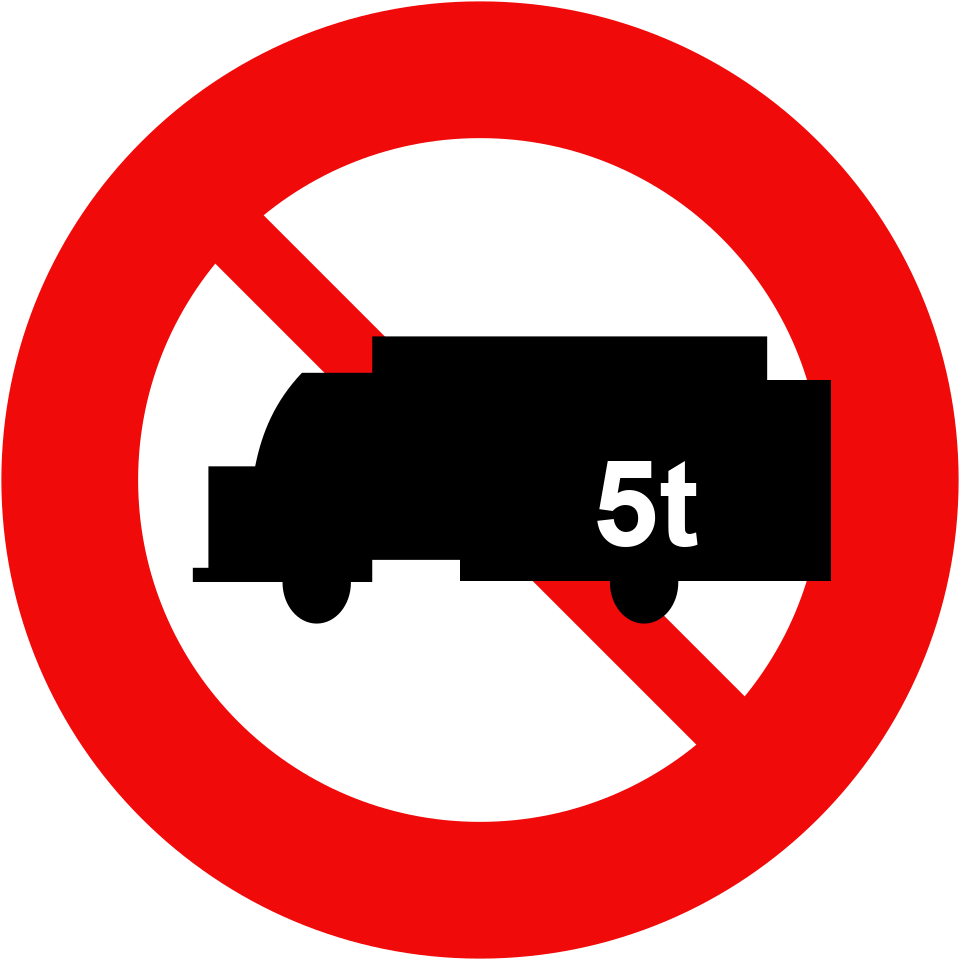
#> input picture data_test/Biển cấm/P.106b_5/1.png, 960 x 960 px, found by its file name
$ python augment.py
#> lines starting #> are read from the running program, lines starting #| are printed output that depends on the picture
"""
Data Augmentation — sinh 18 biến thể cho mỗi biển báo.
Chạy: python backend/augment.py
"""

import os
import sys

import cv2
import numpy as np
import pandas as pd
from PIL import Image, ImageEnhance, ImageFilter

sys.stdout.reconfigure(encoding="utf-8")

BASE_DIR = os.path.dirname(os.path.dirname(os.path.abspath(__file__)))
DATA_DIR = os.path.join(BASE_DIR, "data")
DATASET_DIR = os.path.join(BASE_DIR, "dataset_aug")
METADATA_PATH = os.path.join(DATA_DIR, "metadata.csv")

GROUP_FOLDERS = {
    "Biển cấm": "cấm",
    "Biển nguy hiểm": "nguy hiểm",
    "Biển hiệu lệnh": "hiệu lệnh",
    "Biển chỉ dẫn": "chỉ dẫn",
    "Biển phụ": "biển phụ",
}

ROTATION_ANGLES = [10, -10, 20, -20, 30, -30, 45, -45]
PERSPECTIVE_OFFSETS = [(15, 10), (10, 15)]
SHEAR_ANGLES = [(5, "shear_5deg"), (-5, "shear_m5deg")]


def _save_if_new(path, image):
    if not os.path.exists(path):
        image.save(path)


def augment_image(img_path, save_dir):
#> called with img_path = 'dataset_aug/Biển cấm/P.106b_5/1.png', save_dir = 'dataset_aug/Biển cấm/P.106b_5'
    try:
        img = Image.open(img_path).convert("RGB")
#> img is the input picture: PIL image 960x960 RGB; mean R, G, B 211.3, 118, 118
    except Exception:
        return []

    base = os.path.splitext(os.path.basename(img_path))[0]
    w, h = img.size
#> w = 960; h = 960
    img_cv = cv2.cvtColor(np.array(img), cv2.COLOR_RGB2BGR)
    files = []

    def add(name, image):
        _save_if_new(os.path.join(save_dir, name), image)
        files.append(name)

    add(f"{base}_original.png", img.copy())
    add(f"{base}_blur.png", img.filter(ImageFilter.GaussianBlur(radius=2)))
    add(f"{base}_bright.png", ImageEnhance.Brightness(img).enhance(1.5))
    add(f"{base}_dark.png", ImageEnhance.Brightness(img).enhance(0.5))
#> call 4 of _save_if_new, with path = 'dataset_aug/Biển cấm/P.106b_5/1_dark.png'
#> in _save_if_new (call 4), `image.save(path)`:
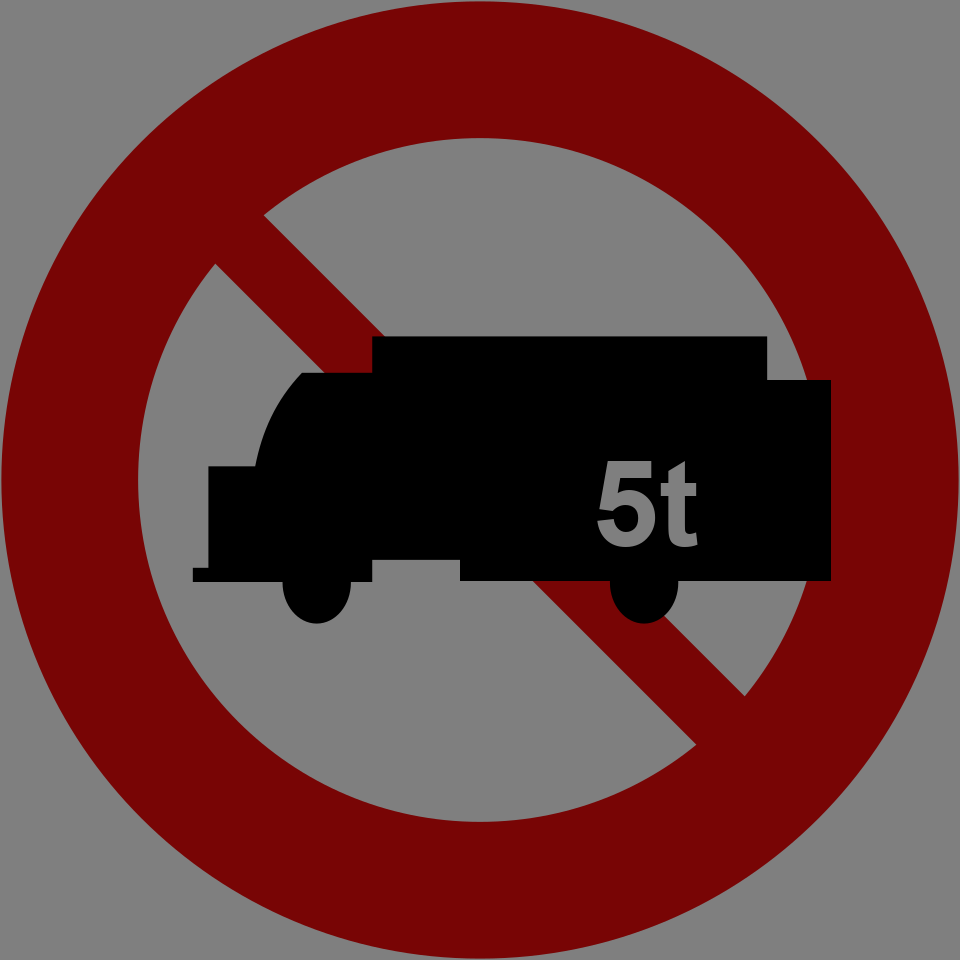
#> saved as 1_dark.png: PIL image 960x960 RGB; mean R, G, B 105.4, 58.8, 58.8

    for angle in ROTATION_ANGLES:
        name = f"{base}_rot{angle}.png"
        path = os.path.join(save_dir, name)
        if not os.path.exists(path):
            img.rotate(angle, expand=True, fillcolor=(255, 255, 255), resample=Image.BICUBIC).save(path)
        files.append(name)
#> this loop made 8 passes
#> pass 2, in augment_image, `img.rotate(angle, expand=True, fillcolor=(255, 255, 255), resample=Ima..`:
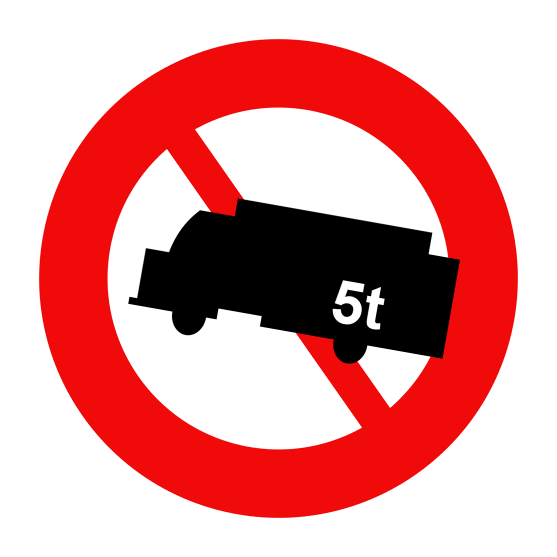
#> saved as 1_rot-10.png: PIL image 1114x1114 RGB (shown at 1/2 size); mean R, G, B 222.5, 153.2, 153.2
#> after the loop, files = ['1_original.png', '1_blur.png', '1_bright.png', '1_dark.png', '1_rot10.png', '1_rot-10.png', '1_rot20.png', '1_rot-20.png', '1_rot30.png', '1_rot-30.png', '1_rot45.png', '1_rot-45.png']

    for i, (dx, dy) in enumerate(PERSPECTIVE_OFFSETS, 1):
        name = f"{base}_persp{i}.png"
        path = os.path.join(save_dir, name)
        if not os.path.exists(path):
            pts1 = np.float32([[0, 0], [w, 0], [0, h], [w, h]])
            pts2 = np.float32([[dx, dy], [w - dx, 0], [0, h - dy], [w, h]])
            M = cv2.getPerspectiveTransform(pts1, pts2)
            warped = cv2.warpPerspective(img_cv, M, (w, h), borderValue=(255, 255, 255))
            cv2.imwrite(path, warped)
        files.append(name)
#> this loop made 2 passes
#> pass 1, in augment_image, `warped = cv2.warpPerspective(img_cv, M, (w, h), borderValue=(255, 255,..`:
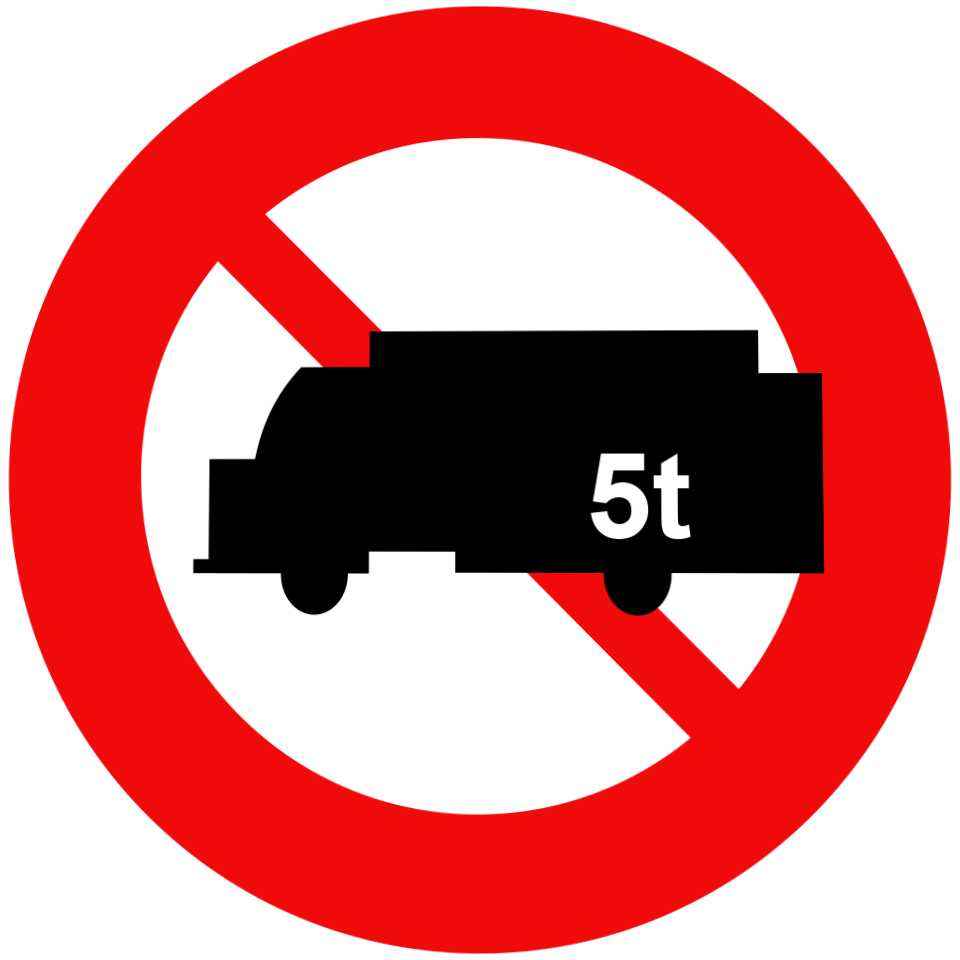
#> warped: shape (960, 960, 3); mean B, G, R 121.5, 121.5, 212.4
#> after the loop, files = ['1_original.png', '1_blur.png', '1_bright.png', '1_dark.png', '1_rot10.png', '1_rot-10.png', '1_rot20.png', '1_rot-20.png', '1_rot30.png', '1_rot-30.png', '1_rot45.png', '1_rot-45.png', '1_persp1.png', '1_persp2.png']

    for angle_deg, suffix in SHEAR_ANGLES:
        name = f"{base}_{suffix}.png"
        path = os.path.join(save_dir, name)
        if not os.path.exists(path):
            shear = np.tan(np.radians(angle_deg))
            M = np.float32([[1, shear, 0], [0, 1, 0]])
            new_w = int(w + abs(shear) * h)
            sheared = cv2.warpAffine(img_cv, M, (new_w, h), borderValue=(255, 255, 255))
            Image.fromarray(cv2.cvtColor(sheared, cv2.COLOR_BGR2RGB)).save(path)
        files.append(name)
#> this loop made 2 passes
#> pass 1, in augment_image, `sheared = cv2.warpAffine(img_cv, M, (new_w, h), borderValue=(255, 255,..`:
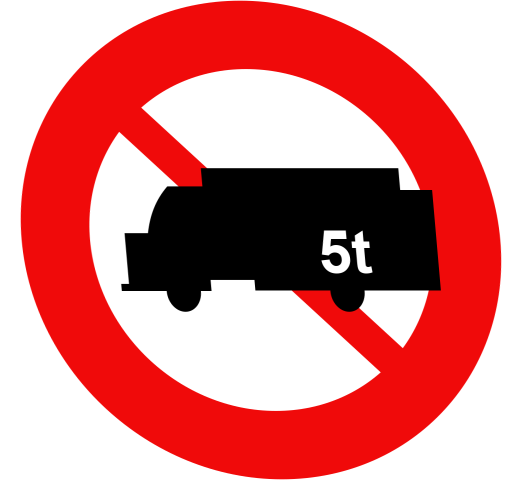
#> sheared: shape (960, 1043, 3) (shown at 1/2 size); mean B, G, R 128.9, 128.9, 214.8
#> pass 2, in augment_image, `sheared = cv2.warpAffine(img_cv, M, (new_w, h), borderValue=(255, 255,..`:
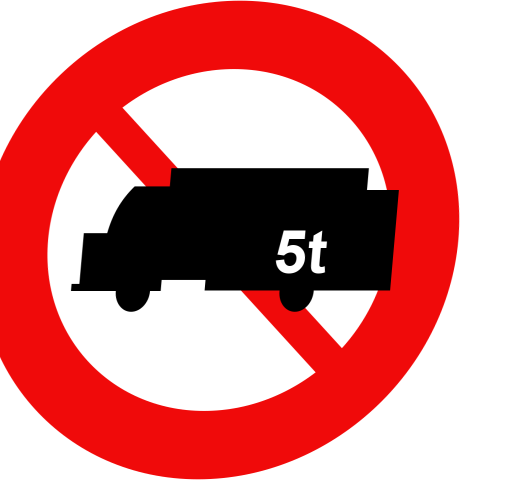
#> sheared: shape (960, 1043, 3) (shown at 1/2 size); mean B, G, R 131.7, 131.7, 215
#> after the loop, files = ['1_original.png', '1_blur.png', '1_bright.png', '1_dark.png', '1_rot10.png', '1_rot-10.png', '1_rot20.png', '1_rot-20.png', '1_rot30.png', '1_rot-30.png', '1_rot45.png', '1_rot-45.png', '1_persp1.png', '1_persp2.png', '1_shear_5deg.png', '1_shear_m5deg.png']

    name = f"{base}_zoom_in.png"
    path = os.path.join(save_dir, name)
    if not os.path.exists(path):
        m = int(min(w, h) * 0.1)
        img.crop((m, m, w - m, h - m)).resize((w, h), Image.LANCZOS).save(path)
    files.append(name)

    name = f"{base}_zoom_out.png"
    path = os.path.join(save_dir, name)
    if not os.path.exists(path):
        small = img.resize((int(w * 0.7), int(h * 0.7)), Image.LANCZOS)
        canvas = Image.new("RGB", (w, h), (255, 255, 255))
#> canvas: PIL image 960x960 RGB; every value is 255
        canvas.paste(small, ((w - small.width) // 2, (h - small.height) // 2))
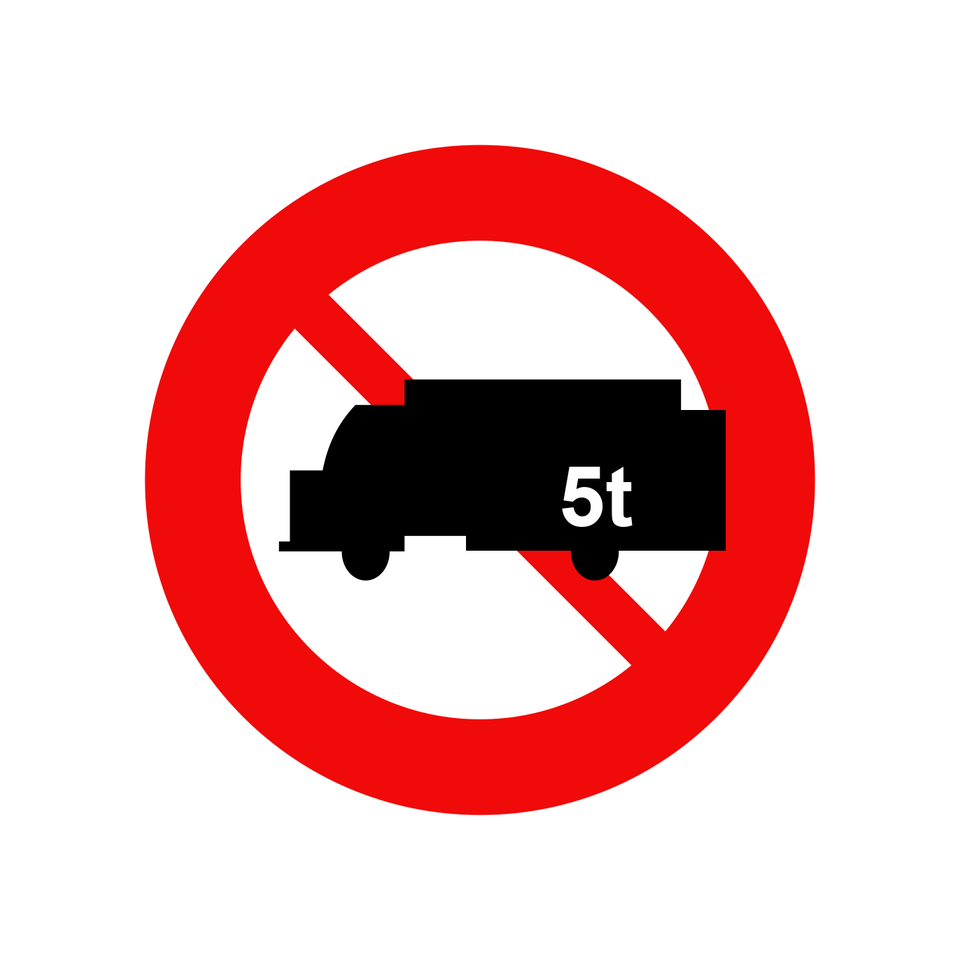
#> canvas: PIL image 960x960 RGB; mean R, G, B 233.6, 187.8, 187.8
        canvas.save(path)
    files.append(name)

    return files


def main():
    rows = []
    total_signs = 0

    for group_folder, group_vn in GROUP_FOLDERS.items():
        group_path = os.path.join(DATASET_DIR, group_folder)
        if not os.path.isdir(group_path):
            continue

        for label in sorted(os.listdir(group_path)):
            sign_dir = os.path.join(group_path, label)
            if not os.path.isdir(sign_dir):
                continue

            source = os.path.join(sign_dir, "1.png")
            if not os.path.exists(source):
                pngs = sorted(f for f in os.listdir(sign_dir) if f.lower().endswith(".png"))
                if not pngs:
                    continue
                source = os.path.join(sign_dir, pngs[0])

            augment_image(source, sign_dir)
            total_signs += 1

            for fname in sorted(os.listdir(sign_dir)):
                if not fname.lower().endswith((".png", ".jpg", ".jpeg")):
                    continue
                rows.append({
                    "image_path": f"dataset_aug/{group_folder}/{label}/{fname}",
                    "group": group_vn,
                    "group_source": group_folder,
                    "label": label,
                    "meaning": "",
                    "class_id": "",
                    "advice": "",
                })

        print(f"  {group_folder}: xong")

    new_df = pd.DataFrame(rows)
    if os.path.exists(METADATA_PATH):
        old_info = pd.read_csv(METADATA_PATH).groupby("label").first()[["meaning", "advice"]].reset_index()
        new_df = new_df.drop(columns=["meaning", "advice"]).merge(old_info, on="label", how="left")
        new_df["meaning"] = new_df["meaning"].fillna("")
        new_df["advice"] = new_df["advice"].fillna("")

    new_df = new_df.drop_duplicates(subset=["image_path"])
#> (the run stopped early here; a loop or call above may not have finished)
